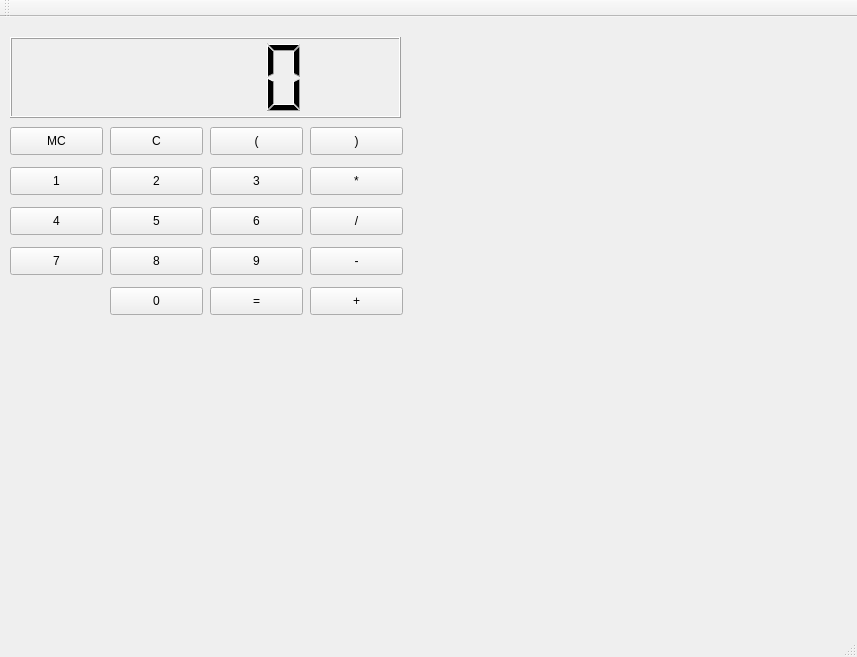
<?xml version="1.0" encoding="UTF-8"?>
<ui version="4.0">
 <class>MainWindow</class>
 <widget class="QMainWindow" name="MainWindow">
  <property name="geometry">
   <rect>
    <x>0</x>
    <y>0</y>
    <width>857</width>
    <height>657</height>
   </rect>
  </property>
  <property name="windowTitle">
   <string>MainWindow</string>
  </property>
  <widget class="QWidget" name="centralWidget">
   <widget class="QLCDNumber" name="lcdNumber">
    <property name="geometry">
     <rect>
      <x>10</x>
      <y>20</y>
      <width>391</width>
      <height>81</height>
     </rect>
    </property>
   </widget>
   <widget class="QPushButton" name="One">
    <property name="geometry">
     <rect>
      <x>10</x>
      <y>150</y>
      <width>93</width>
      <height>28</height>
     </rect>
    </property>
    <property name="text">
     <string>1</string>
    </property>
   </widget>
   <widget class="QPushButton" name="Zero">
    <property name="geometry">
     <rect>
      <x>110</x>
      <y>270</y>
      <width>93</width>
      <height>28</height>
     </rect>
    </property>
    <property name="text">
     <string>0</string>
    </property>
   </widget>
   <widget class="QPushButton" name="C">
    <property name="geometry">
     <rect>
      <x>110</x>
      <y>110</y>
      <width>93</width>
      <height>28</height>
     </rect>
    </property>
    <property name="text">
     <string>C</string>
    </property>
   </widget>
   <widget class="QPushButton" name="Equal">
    <property name="geometry">
     <rect>
      <x>210</x>
      <y>270</y>
      <width>93</width>
      <height>28</height>
     </rect>
    </property>
    <property name="text">
     <string>=</string>
    </property>
   </widget>
   <widget class="QPushButton" name="Plus">
    <property name="geometry">
     <rect>
      <x>310</x>
      <y>270</y>
      <width>93</width>
      <height>28</height>
     </rect>
    </property>
    <property name="text">
     <string>+</string>
    </property>
   </widget>
   <widget class="QPushButton" name="Minus">
    <property name="geometry">
     <rect>
      <x>310</x>
      <y>230</y>
      <width>93</width>
      <height>28</height>
     </rect>
    </property>
    <property name="text">
     <string>-</string>
    </property>
   </widget>
   <widget class="QPushButton" name="Divide">
    <property name="geometry">
     <rect>
      <x>310</x>
      <y>190</y>
      <width>93</width>
      <height>28</height>
     </rect>
    </property>
    <property name="text">
     <string>/</string>
    </property>
   </widget>
   <widget class="QPushButton" name="Times">
    <property name="geometry">
     <rect>
      <x>310</x>
      <y>150</y>
      <width>93</width>
      <height>28</height>
     </rect>
    </property>
    <property name="text">
     <string>*</string>
    </property>
   </widget>
   <widget class="QPushButton" name="RightParenthesis">
    <property name="geometry">
     <rect>
      <x>310</x>
      <y>110</y>
      <width>93</width>
      <height>28</height>
     </rect>
    </property>
    <property name="text">
     <string>)</string>
    </property>
   </widget>
   <widget class="QPushButton" name="LeftParenthesis">
    <property name="geometry">
     <rect>
      <x>210</x>
      <y>110</y>
      <width>93</width>
      <height>28</height>
     </rect>
    </property>
    <property name="text">
     <string>(</string>
    </property>
   </widget>
   <widget class="QPushButton" name="Seven">
    <property name="geometry">
     <rect>
      <x>10</x>
      <y>230</y>
      <width>93</width>
      <height>28</height>
     </rect>
    </property>
    <property name="text">
     <string>7</string>
    </property>
   </widget>
   <widget class="QPushButton" name="MC">
    <property name="geometry">
     <rect>
      <x>10</x>
      <y>110</y>
      <width>93</width>
      <height>28</height>
     </rect>
    </property>
    <property name="text">
     <string>MC</string>
    </property>
   </widget>
   <widget class="QPushButton" name="Four">
    <property name="geometry">
     <rect>
      <x>10</x>
      <y>190</y>
      <width>93</width>
      <height>28</height>
     </rect>
    </property>
    <property name="text">
     <string>4</string>
    </property>
   </widget>
   <widget class="QPushButton" name="Two">
    <property name="geometry">
     <rect>
      <x>110</x>
      <y>150</y>
      <width>93</width>
      <height>28</height>
     </rect>
    </property>
    <property name="text">
     <string>2</string>
    </property>
   </widget>
   <widget class="QPushButton" name="Five">
    <property name="geometry">
     <rect>
      <x>110</x>
      <y>190</y>
      <width>93</width>
      <height>28</height>
     </rect>
    </property>
    <property name="text">
     <string>5</string>
    </property>
   </widget>
   <widget class="QPushButton" name="Three">
    <property name="geometry">
     <rect>
      <x>210</x>
      <y>150</y>
      <width>93</width>
      <height>28</height>
     </rect>
    </property>
    <property name="text">
     <string>3</string>
    </property>
   </widget>
   <widget class="QPushButton" name="Six">
    <property name="geometry">
     <rect>
      <x>210</x>
      <y>190</y>
      <width>93</width>
      <height>28</height>
     </rect>
    </property>
    <property name="text">
     <string>6</string>
    </property>
   </widget>
   <widget class="QPushButton" name="Eight">
    <property name="geometry">
     <rect>
      <x>110</x>
      <y>230</y>
      <width>93</width>
      <height>28</height>
     </rect>
    </property>
    <property name="text">
     <string>8</string>
    </property>
   </widget>
   <widget class="QPushButton" name="Nine">
    <property name="geometry">
     <rect>
      <x>210</x>
      <y>230</y>
      <width>93</width>
      <height>28</height>
     </rect>
    </property>
    <property name="text">
     <string>9</string>
    </property>
   </widget>
  </widget>
  <widget class="QMenuBar" name="menuBar">
   <property name="geometry">
    <rect>
     <x>0</x>
     <y>0</y>
     <width>857</width>
     <height>22</height>
    </rect>
   </property>
  </widget>
  <widget class="QToolBar" name="mainToolBar">
   <attribute name="toolBarArea">
    <enum>TopToolBarArea</enum>
   </attribute>
   <attribute name="toolBarBreak">
    <bool>false</bool>
   </attribute>
  </widget>
  <widget class="QStatusBar" name="statusBar"/>
 </widget>
 <layoutdefault spacing="6" margin="11"/>
 <resources/>
 <connections>
  <connection>
   <sender>C</sender>
   <signal>pressed()</signal>
   <receiver>lcdNumber</receiver>
   <slot>repaint()</slot>
   <hints>
    <hint type="sourcelabel">
     <x>156</x>
     <y>155</y>
    </hint>
    <hint type="destinationlabel">
     <x>205</x>
     <y>92</y>
    </hint>
   </hints>
  </connection>
 </connections>
</ui>
